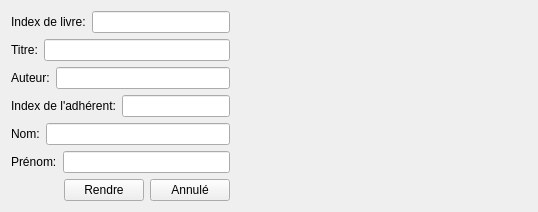
          <widget class="QWidget" name="giveBackBook">
           <attribute name="title">
            <string>Rendre un livre</string>
           </attribute>
           <layout class="QGridLayout" name="gridLayout_27">
            <item row="0" column="0">
             <layout class="QGridLayout" name="gridLayout_24">
              <item row="0" column="0">
               <layout class="QHBoxLayout" name="horizontalLayout_31">
                <item>
                 <widget class="QLabel" name="label_24">
                  <property name="text">
                   <string>Index de livre:</string>
                  </property>
                 </widget>
                </item>
                <item>
                 <widget class="QLineEdit" name="indexGiveBackBook">
                  <property name="inputMethodHints">
                   <set>Qt::ImhDigitsOnly</set>
                  </property>
                 </widget>
                </item>
               </layout>
              </item>
              <item row="1" column="0">
               <layout class="QHBoxLayout" name="horizontalLayout_32">
                <item>
                 <widget class="QLabel" name="label_25">
                  <property name="text">
                   <string>Titre:</string>
                  </property>
                 </widget>
                </item>
                <item>
                 <widget class="QLineEdit" name="titleGiveBackBook">
                  <property name="readOnly">
                   <bool>true</bool>
                  </property>
                 </widget>
                </item>
               </layout>
              </item>
              <item row="2" column="0">
               <layout class="QHBoxLayout" name="horizontalLayout_33">
                <item>
                 <widget class="QLabel" name="label_26">
                  <property name="text">
                   <string>Auteur:</string>
                  </property>
                 </widget>
                </item>
                <item>
                 <widget class="QLineEdit" name="authorGiveBackBook">
                  <property name="readOnly">
                   <bool>true</bool>
                  </property>
                 </widget>
                </item>
               </layout>
              </item>
              <item row="3" column="0">
               <layout class="QHBoxLayout" name="horizontalLayout_34">
                <item>
                 <widget class="QLabel" name="label_27">
                  <property name="text">
                   <string>Index de l'adhérent:</string>
                  </property>
                 </widget>
                </item>
                <item>
                 <widget class="QLineEdit" name="indexGiveBackMember">
                  <property name="inputMethodHints">
                   <set>Qt::ImhDigitsOnly</set>
                  </property>
                  <property name="readOnly">
                   <bool>true</bool>
                  </property>
                 </widget>
                </item>
               </layout>
              </item>
              <item row="4" column="0">
               <layout class="QHBoxLayout" name="horizontalLayout_58">
                <item>
                 <widget class="QLabel" name="label_59">
                  <property name="text">
                   <string>Nom:</string>
                  </property>
                 </widget>
                </item>
                <item>
                 <widget class="QLineEdit" name="lastNameGiveBackMember">
                  <property name="inputMethodHints">
                   <set>Qt::ImhNone</set>
                  </property>
                  <property name="readOnly">
                   <bool>true</bool>
                  </property>
                 </widget>
                </item>
               </layout>
              </item>
              <item row="5" column="0">
               <layout class="QHBoxLayout" name="horizontalLayout_57">
                <item>
                 <widget class="QLabel" name="label_58">
                  <property name="text">
                   <string>Prénom:</string>
                  </property>
                 </widget>
                </item>
                <item>
                 <widget class="QLineEdit" name="firstNameGiveBackMember">
                  <property name="inputMethodHints">
                   <set>Qt::ImhNone</set>
                  </property>
                  <property name="readOnly">
                   <bool>true</bool>
                  </property>
                 </widget>
                </item>
               </layout>
              </item>
              <item row="6" column="0">
               <layout class="QHBoxLayout" name="horizontalLayout_35">
                <item>
                 <spacer name="horizontalSpacer_8">
                  <property name="orientation">
                   <enum>Qt::Horizontal</enum>
                  </property>
                  <property name="sizeHint" stdset="0">
                   <size>
                    <width>27</width>
                    <height>20</height>
                   </size>
                  </property>
                 </spacer>
                </item>
                <item>
                 <widget class="QPushButton" name="giveBackPB">
                  <property name="text">
                   <string>Rendre</string>
                  </property>
                 </widget>
                </item>
                <item>
                 <widget class="QPushButton" name="cancelGivingBackPB">
                  <property name="text">
                   <string>Annulé</string>
                  </property>
                 </widget>
                </item>
               </layout>
              </item>
             </layout>
            </item>
            <item row="0" column="1">
             <spacer name="horizontalSpacer_14">
              <property name="orientation">
               <enum>Qt::Horizontal</enum>
              </property>
              <property name="sizeHint" stdset="0">
               <size>
                <width>297</width>
                <height>20</height>
               </size>
              </property>
             </spacer>
            </item>
           </layout>
          </widget>
